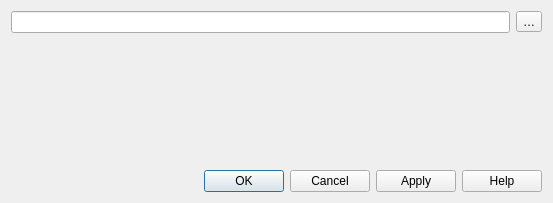
<?xml version="1.0" encoding="UTF-8"?>
<ui version="4.0">
 <class>QgsFormAnnotationDialogBase</class>
 <widget class="QDialog" name="QgsFormAnnotationDialogBase">
  <property name="geometry">
   <rect>
    <x>0</x>
    <y>0</y>
    <width>553</width>
    <height>203</height>
   </rect>
  </property>
  <property name="windowTitle">
   <string>Form Annotation</string>
  </property>
  <layout class="QGridLayout" name="gridLayout">
   <item row="0" column="0">
    <layout class="QHBoxLayout" name="horizontalLayout">
     <item>
      <widget class="QLineEdit" name="mFileLineEdit"/>
     </item>
     <item>
      <widget class="QToolButton" name="mBrowseToolButton">
       <property name="text">
        <string>…</string>
       </property>
      </widget>
     </item>
    </layout>
   </item>
   <item row="1" column="0">
    <widget class="QStackedWidget" name="mStackedWidget">
     <widget class="QWidget" name="page"/>
     <widget class="QWidget" name="page_2"/>
    </widget>
   </item>
   <item row="2" column="0">
    <widget class="QDialogButtonBox" name="mButtonBox">
     <property name="orientation">
      <enum>Qt::Horizontal</enum>
     </property>
     <property name="standardButtons">
      <set>QDialogButtonBox::Apply|QDialogButtonBox::Cancel|QDialogButtonBox::Help|QDialogButtonBox::Ok</set>
     </property>
    </widget>
   </item>
  </layout>
 </widget>
 <resources/>
 <connections>
  <connection>
   <sender>mButtonBox</sender>
   <signal>accepted()</signal>
   <receiver>QgsFormAnnotationDialogBase</receiver>
   <slot>accept()</slot>
   <hints>
    <hint type="sourcelabel">
     <x>248</x>
     <y>254</y>
    </hint>
    <hint type="destinationlabel">
     <x>157</x>
     <y>274</y>
    </hint>
   </hints>
  </connection>
  <connection>
   <sender>mButtonBox</sender>
   <signal>rejected()</signal>
   <receiver>QgsFormAnnotationDialogBase</receiver>
   <slot>reject()</slot>
   <hints>
    <hint type="sourcelabel">
     <x>316</x>
     <y>260</y>
    </hint>
    <hint type="destinationlabel">
     <x>286</x>
     <y>274</y>
    </hint>
   </hints>
  </connection>
 </connections>
</ui>
